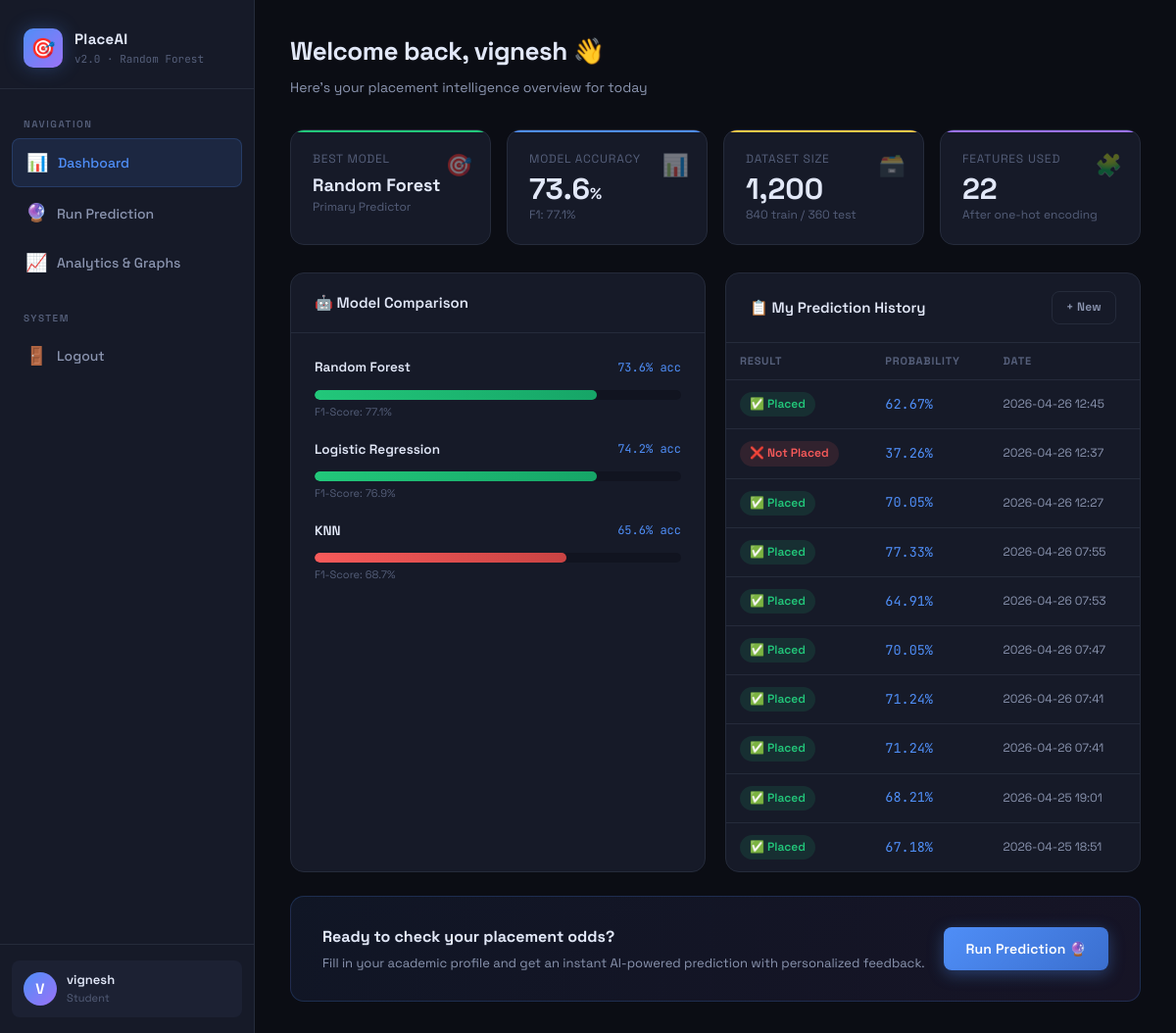
/dashboard (signed in), run on the app's committed database.
### tables this page shows
CREATE TABLE predictions (
        id INTEGER PRIMARY KEY AUTOINCREMENT,
        user_id INTEGER,
        result TEXT,
        probability REAL,
        created_at TIMESTAMP DEFAULT CURRENT_TIMESTAMP,
        FOREIGN KEY(user_id) REFERENCES users(id)
    );

### placement_app.py (the view)
@app.route('/dashboard')
def dashboard():
    if 'user_id' not in session:
        return redirect(url_for('login'))
    stats = get_model_stats()
    history = get_user_predictions(session['user_id'])
    sys_stats = get_all_stats() if session.get('role') == 'admin' else None
    return render_template('placement_dashboard.html',
                           stats=stats, history=history, sys_stats=sys_stats)

### placement_app.py (called while the page is built)
def get_user_predictions(user_id):
    conn = sqlite3.connect(DB)
    c = conn.cursor()
    c.execute("SELECT result,probability,created_at FROM predictions WHERE user_id=? ORDER BY created_at DESC LIMIT 10",
              (user_id,))
    rows = c.fetchall(); conn.close(); return rows

### placement_utils.py (called while the page is built)
def get_model_stats() -> dict:
    return {
        'Random Forest':      {'accuracy': 73.6, 'f1': 77.1},
        'Logistic Regression':{'accuracy': 74.2, 'f1': 76.9},
        'KNN':                {'accuracy': 65.6, 'f1': 68.7},
        'best': 'Random Forest',
        'dataset_size': 1200,
        'features': 22,
        'train_size': 840,
        'test_size': 360,
    }

### templates/placement_dashboard.html (shortened to what this page needs)
<!DOCTYPE html>
<html lang="en">
<head>
  <link rel="stylesheet" href="{{ url_for('static', filename='placement_style.css') }}">
</head>
<body>
<div class="app-shell">
  <aside class="sidebar">
    <div class="sidebar-brand">
      <a class="logo" href="{{ url_for('dashboard') }}">
        <div class="logo-icon">🎯</div>
        <div>
          <div class="logo-text">PlaceAI</div>
          <div class="logo-sub">v2.0 · Random Forest</div>
        </div>
      </a>
    </div>
    <nav class="sidebar-nav">
      <div class="nav-section-label">Navigation</div>
      <a class="nav-link active" href="{{ url_for('dashboard') }}">
        <span class="icon">📊</span> Dashboard
      </a>
      <a class="nav-link" href="{{ url_for('predict') }}">
        <span class="icon">🔮</span> Run Prediction
      </a>
      <a class="nav-link" href="{{ url_for('analytics') }}">
        <span class="icon">📈</span> Analytics & Graphs
      </a>
      <div class="nav-section-label" style="margin-top:12px;">System</div>
      <a class="nav-link" href="{{ url_for('logout') }}">
        <span class="icon">🚪</span> Logout
      </a>
    </nav>
    <div class="sidebar-footer">
      <div class="user-card">
        <div class="avatar">{{ session.username[0].upper() }}</div>
        <div>
          <div class="user-name">{{ session.username }}</div>
          <div class="user-role">{{ session.role }}</div>
        </div>
      </div>
    </div>
  </aside>
  <main class="main-content fade-in">
    <div class="page-header">
      <h1 class="page-title">Welcome back, {{ session.username }} 👋</h1>
      <p class="page-sub">Here's your placement intelligence overview for today</p>
    </div>
    <div class="stat-grid">
      <div class="stat-card green">
        <div class="stat-icon">🎯</div>
        <div class="stat-label">Best Model</div>
        <div class="stat-value" style="font-size:18px;margin-top:8px;">Random Forest</div>
        <div style="font-size:12px;color:var(--text3);margin-top:4px;">Primary Predictor</div>
      </div>
      <div class="stat-card">
        <div class="stat-icon">📊</div>
        <div class="stat-label">Model Accuracy</div>
        <div class="stat-value">73.6<span style="font-size:16px;">%</span></div>
        <div style="font-size:12px;color:var(--text3);">F1: 77.1%</div>
      </div>
      <div class="stat-card gold">
        <div class="stat-icon">🗃️</div>
        <div class="stat-label">Dataset Size</div>
        <div class="stat-value">1,200</div>
        <div style="font-size:12px;color:var(--text3);">840 train / 360 test</div>
      </div>
      <div class="stat-card purple">
        <div class="stat-icon">🧩</div>
        <div class="stat-label">Features Used</div>
        <div class="stat-value">22</div>
        <div style="font-size:12px;color:var(--text3);">After one-hot encoding</div>
      </div>
    </div>
    <div class="grid-2">
      <div class="card">
        <div class="card-header">
          <span class="card-title">🤖 Model Comparison</span>
        </div>
        <div class="card-body">
          {% for name, vals in [('Random Forest', {'acc': 73.6, 'f1': 77.1}),
                                 ('Logistic Regression', {'acc': 74.2, 'f1': 76.9}),
                                 ('KNN', {'acc': 65.6, 'f1': 68.7})] %}
          <div style="margin-bottom:18px;">
            <div class="flex justify-between items-center" style="margin-bottom:6px;">
              <span style="font-size:13.5px;font-weight:600;">{{ name }}</span>
              <span style="font-family:'JetBrains Mono',monospace;font-size:12px;color:var(--accent);">
                {{ vals.acc }}% acc
              </span>
            </div>
            <div class="prob-bar-wrap">
              <div class="prob-bar {{ 'high' if vals.f1 >= 70 else 'low' }}"
                   style="width:{{ vals.f1 }}%"></div>
            </div>
            <div style="font-size:11px;color:var(--text3);margin-top:3px;">F1-Score: {{ vals.f1 }}%</div>
          </div>
          {% endfor %}
        </div>
      </div>
      <div class="card">
        <div class="card-header">
          <span class="card-title">📋 My Prediction History</span>
          <a href="{{ url_for('predict') }}" class="btn btn-ghost" style="padding:6px 14px;font-size:12px;">
            + New
          </a>
        </div>
        <div class="card-body" style="padding:0;">
          {% if history %}
          <table class="history-table">
            <thead>
              <tr>
                <th>Result</th>
                <th>Probability</th>
                <th>Date</th>
              </tr>
            </thead>
            <tbody>
              {% for row in history %}
              <tr>
                <td>
                  <span class="badge {{ 'badge-green' if row[0]=='Placed' else 'badge-red' }}">
                    {{ '✅' if row[0]=='Placed' else '❌' }} {{ row[0] }}
                  </span>
                </td>
                <td style="font-family:'JetBrains Mono',monospace;color:var(--accent);">
                  {{ row[1] }}%
                </td>
                <td style="font-size:12px;">{{ row[2][:16] }}</td>
              </tr>
              {% endfor %}
            </tbody>
          </table>
          {% endif %}
        </div>
      </div>
    </div>
    <div style="margin-top:24px;padding:28px 32px;background:linear-gradient(135deg,rgba(79,142,247,0.08),rgba(155,114,247,0.08));
         border:1px solid rgba(79,142,247,0.2);border-radius:var(--radius);display:flex;
         align-items:center;justify-content:space-between;flex-wrap:wrap;gap:16px;">
      <div>
        <h3 style="font-size:16px;font-weight:700;margin-bottom:4px;">Ready to check your placement odds?</h3>
        <p style="font-size:13px;color:var(--text2);">
          Fill in your academic profile and get an instant AI-powered prediction with personalized feedback.
        </p>
      </div>
      <a href="{{ url_for('predict') }}" class="btn btn-primary">
        Run Prediction 🔮
      </a>
    </div>
  </main>
</div>
</body>
</html>

### data on the page
predictions: result "✅", result "Placed", probability "62.67", created_at "2026-04-26 12:45"
predictions: result "❌", result "Not Placed", probability "37.26", created_at "2026-04-26 12:37"
predictions: result "✅", result "Placed", probability "70.05", created_at "2026-04-26 12:27"
predictions: result "✅", result "Placed", probability "77.33", created_at "2026-04-26 07:55"
predictions: result "✅", result "Placed", probability "64.91", created_at "2026-04-26 07:53"
predictions: result "✅", result "Placed", probability "70.05", created_at "2026-04-26 07:47"
predictions: result "✅", result "Placed", probability "71.24", created_at "2026-04-26 07:41"
predictions: result "✅", result "Placed", probability "71.24", created_at "2026-04-26 07:41"
predictions: result "✅", result "Placed", probability "68.21", created_at "2026-04-25 19:01"
predictions: result "✅", result "Placed", probability "67.18", created_at "2026-04-25 18:51"

### other printed values
{{ session.username[0].upper() }} "V"
{{ session.username }} "vignesh"
{{ session.role }} "Student"
{{ name }} "Random Forest" "Logistic Regression" "KNN"
{{ vals.acc }} "73.6" "74.2" "65.6"
{{ vals.f1 }} "77.1" "76.9" "68.7"
